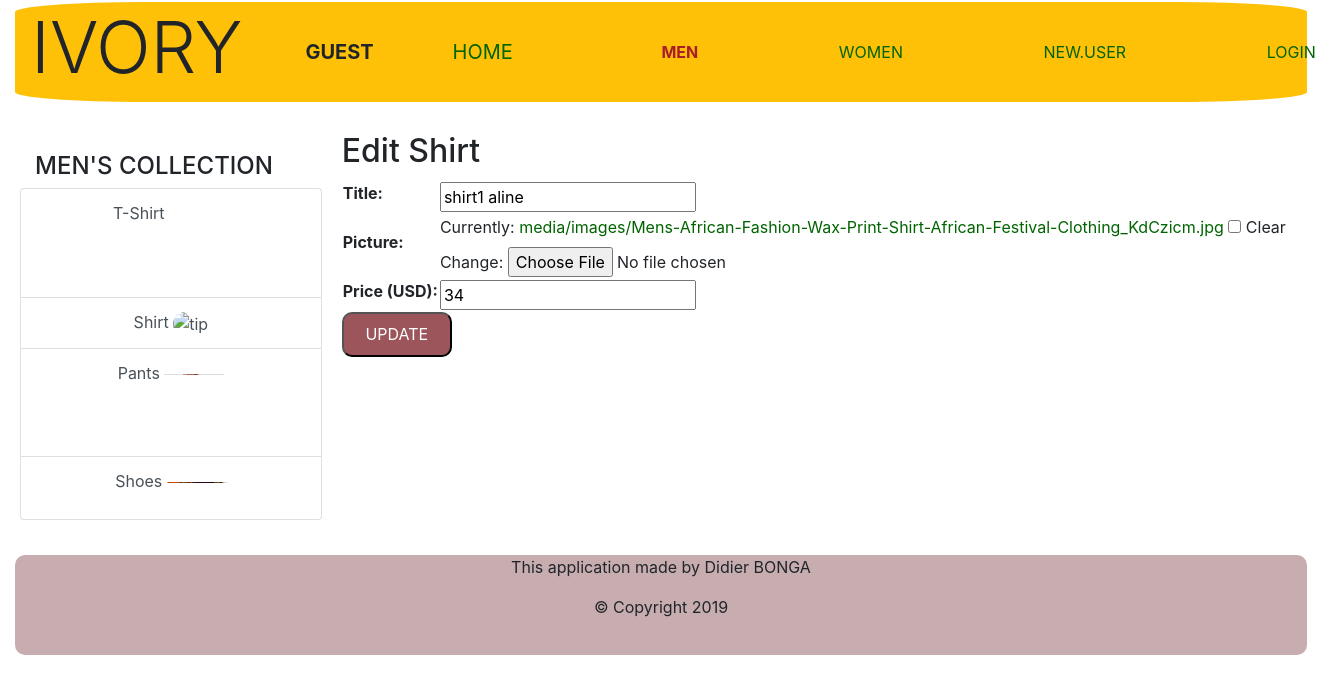
The page /editshirt/1/ on the database as committed earlier.
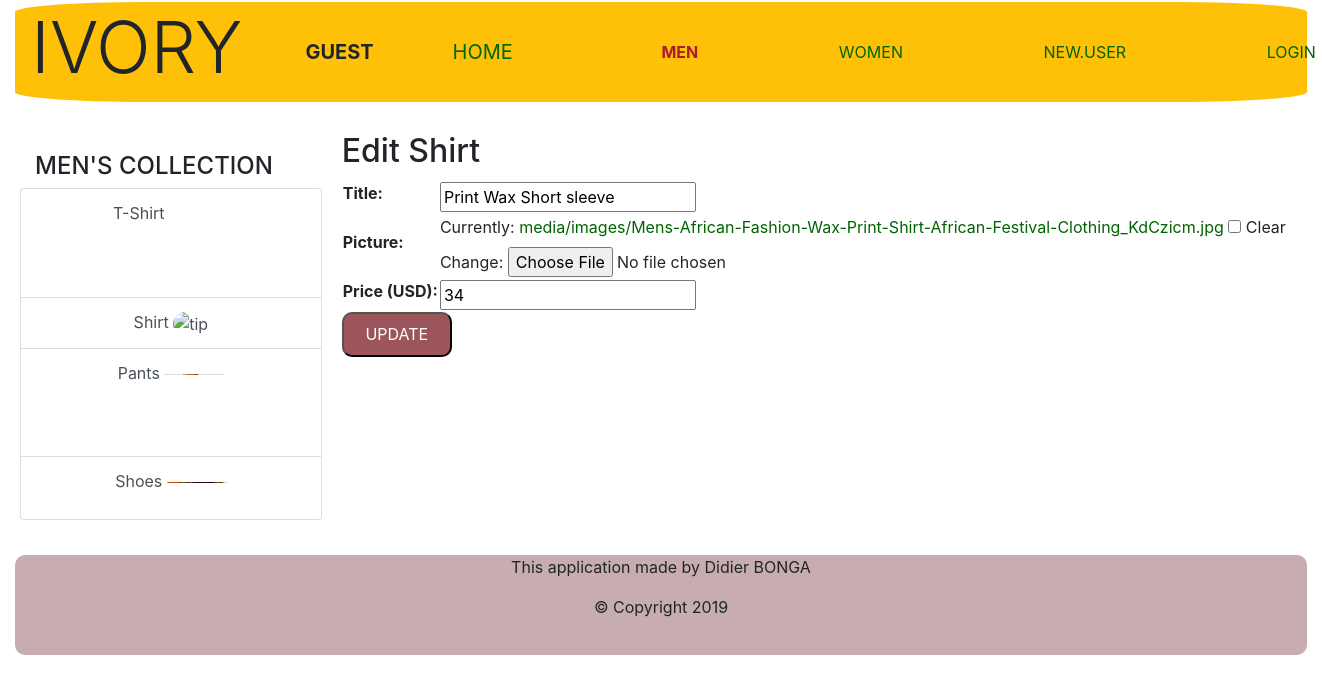
The same page on the database as committed later.
### ivoryApp/models.py (models this page shows, shortened)
class Shirt(models.Model):
    s_title = models.CharField(max_length=200)
    s_picture = models.ImageField(upload_to="media/images/", null=True, blank=True)
    s_price = models.IntegerField(default=0)
    s_ForeignKey = models.ForeignKey(UserLoginModel, on_delete=models.SET_NULL, null=True, blank=True)

### ivoryApp/views.py (the view)
# urls.py: path('editshirt/<int:s_id>/', views.editshirt, name='editshirt'),
def editshirt(request, s_id):
    edit_shirt = get_object_or_404(Shirt, pk=s_id)
    editedShirt = ShirtForm(request.POST or None, instance=edit_shirt)
    if editedShirt.is_valid():
        editedShirt.save()
        return redirect('shirtmen')
    return render(request, 'ivoryApp/edititem/editShirt.html', {'editedShirt': editedShirt})

### ivoryApp/forms.py
class ShirtForm(forms.ModelForm):
    class Meta:
        model = Shirt
        exclude = ["s_ForeignKey"]
        labels = {
            's_title': 'Title',
            's_picture': 'Picture',
            's_size': 'Available Size',
            's_price': 'Price (USD)',
        }

### ivoryApp/templates/ivoryApp/edititem/editShirt.html (shortened to what this page needs)
{% extends 'ivoryApp/men.html' %}
{% block content %}
<aside>
    <h2>Edit Shirt</h2>
    <form method="post">
        <table>
            <tr>
                <td>{{ editedShirt }}</td>
            </tr>
        </table>
        <button>UPDATE</button>
    </form>
</aside>
{% endblock %}

Rows that differ between the two databases and show on the page:
changed Shirt: s_title "shirt1 aline" → "Print Wax Short sleeve"
